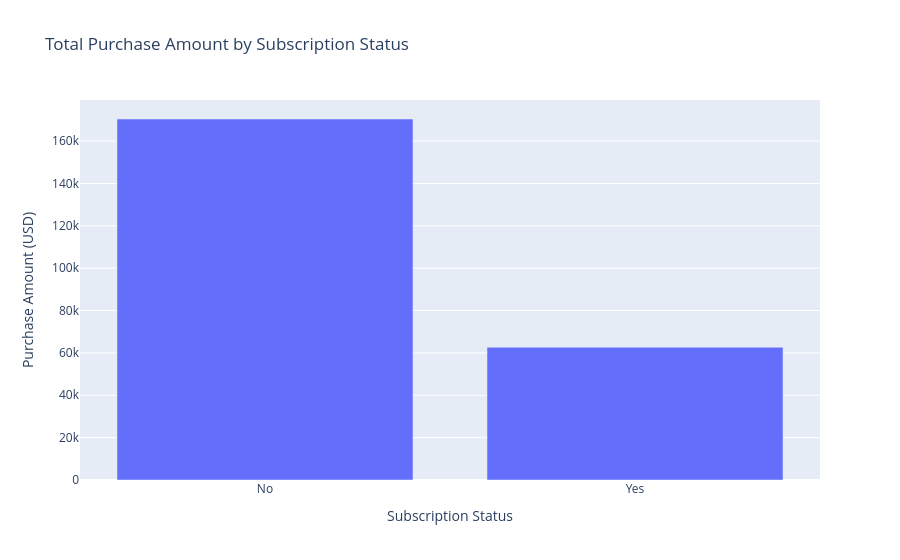

Here is the notebook cell this chart was saved with:
### Code cell
data_sum_of_purchase = data.groupby('Subscription Status')['Purchase Amount (USD)'].sum().reset_index()

fig = px.bar(data_sum_of_purchase, x='Subscription Status', y='Purchase Amount (USD)', title='Total Purchase Amount by Subscription Status')

fig.show()

### Figure 1 — Plotly figure (JSON) as saved in the notebook; plotly's stock layout.template omitted (floating-point values rounded to 4 significant figures)
{"data": [{"alignmentgroup": "True", "hovertemplate": "Subscription Status=%{x}<br>Purchase Amount (USD)=%{y}<extra></extra>", "legendgroup": "", "marker": {"color": "#636efa", "pattern": {"shape": ""}}, "name": "", "offsetgroup": "", "orientation": "v", "showlegend": false, "textposition": "auto", "type": "bar", "x": ["No", "Yes"], "xaxis": "x", "y": [170436, 62645], "yaxis": "y"}], "layout": {"autosize": true, "barmode": "relative", "legend": {"tracegroupgap": 0}, "title": {"text": "Total Purchase Amount by Subscription Status"}, "xaxis": {"anchor": "y", "autorange": true, "domain": [0, 1], "range": [-0.5, 1.5], "title": {"text": "Subscription Status"}, "type": "category"}, "yaxis": {"anchor": "x", "autorange": true, "domain": [0, 1], "range": [0, 179400.0], "title": {"text": "Purchase Amount (USD)"}, "type": "linear"}}}
